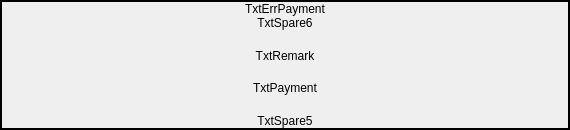
  <widget class="QFrame" name="CntSpare1">
   <property name="geometry">
    <rect>
     <x>8</x>
     <y>508</y>
     <width>570</width>
     <height>130</height>
    </rect>
   </property>
   <property name="sizePolicy">
    <sizepolicy hsizetype="Preferred" vsizetype="Preferred">
     <horstretch>0</horstretch>
     <verstretch>2</verstretch>
    </sizepolicy>
   </property>
   <property name="minimumSize">
    <size>
     <width>570</width>
     <height>130</height>
    </size>
   </property>
   <property name="styleSheet">
    <string>
QFrame{
color: rgb(99, 50, 133);
background-color: rgb(216, 203, 224);
};</string>
   </property>
   <property name="frameShape">
    <enum>QFrame::Box</enum>
   </property>
   <property name="frameShadow">
    <enum>QFrame::Plain</enum>
   </property>
   <property name="lineWidth">
    <number>2</number>
   </property>
   <layout class="QVBoxLayout" name="verticalLayout_2">
    <property name="spacing">
     <number>0</number>
    </property>
    <property name="margin">
     <number>0</number>
    </property>
    <item>
     <widget class="QLabel" name="TxtErrPayment">
      <property name="sizePolicy">
       <sizepolicy hsizetype="Preferred" vsizetype="MinimumExpanding">
        <horstretch>0</horstretch>
        <verstretch>0</verstretch>
       </sizepolicy>
      </property>
      <property name="focusPolicy">
       <enum>Qt::NoFocus</enum>
      </property>
      <property name="text">
       <string>TxtErrPayment</string>
      </property>
      <property name="alignment">
       <set>Qt::AlignCenter</set>
      </property>
     </widget>
    </item>
    <item>
     <widget class="QLabel" name="TxtSpare6">
      <property name="sizePolicy">
       <sizepolicy hsizetype="Preferred" vsizetype="MinimumExpanding">
        <horstretch>0</horstretch>
        <verstretch>0</verstretch>
       </sizepolicy>
      </property>
      <property name="focusPolicy">
       <enum>Qt::NoFocus</enum>
      </property>
      <property name="frameShape">
       <enum>QFrame::NoFrame</enum>
      </property>
      <property name="frameShadow">
       <enum>QFrame::Plain</enum>
      </property>
      <property name="text">
       <string>TxtSpare6</string>
      </property>
      <property name="alignment">
       <set>Qt::AlignCenter</set>
      </property>
     </widget>
    </item>
    <item>
     <spacer name="verticalSpacer_3">
      <property name="orientation">
       <enum>Qt::Vertical</enum>
      </property>
      <property name="sizeHint" stdset="0">
       <size>
        <width>20</width>
        <height>40</height>
       </size>
      </property>
     </spacer>
    </item>
    <item>
     <widget class="QLabel" name="TxtRemark">
      <property name="sizePolicy">
       <sizepolicy hsizetype="Preferred" vsizetype="MinimumExpanding">
        <horstretch>0</horstretch>
        <verstretch>0</verstretch>
       </sizepolicy>
      </property>
      <property name="focusPolicy">
       <enum>Qt::NoFocus</enum>
      </property>
      <property name="text">
       <string>TxtRemark</string>
      </property>
      <property name="alignment">
       <set>Qt::AlignCenter</set>
      </property>
      <property name="wordWrap">
       <bool>true</bool>
      </property>
     </widget>
    </item>
    <item>
     <spacer name="verticalSpacer_2">
      <property name="orientation">
       <enum>Qt::Vertical</enum>
      </property>
      <property name="sizeHint" stdset="0">
       <size>
        <width>20</width>
        <height>40</height>
       </size>
      </property>
     </spacer>
    </item>
    <item>
     <widget class="QLabel" name="TxtPayment">
      <property name="focusPolicy">
       <enum>Qt::NoFocus</enum>
      </property>
      <property name="styleSheet">
       <string>background:transparent;</string>
      </property>
      <property name="text">
       <string>TxtPayment</string>
      </property>
      <property name="alignment">
       <set>Qt::AlignCenter</set>
      </property>
     </widget>
    </item>
    <item>
     <spacer name="verticalSpacer">
      <property name="orientation">
       <enum>Qt::Vertical</enum>
      </property>
      <property name="sizeHint" stdset="0">
       <size>
        <width>20</width>
        <height>40</height>
       </size>
      </property>
     </spacer>
    </item>
    <item>
     <widget class="QLabel" name="TxtSpare5">
      <property name="sizePolicy">
       <sizepolicy hsizetype="Preferred" vsizetype="MinimumExpanding">
        <horstretch>0</horstretch>
        <verstretch>0</verstretch>
       </sizepolicy>
      </property>
      <property name="focusPolicy">
       <enum>Qt::NoFocus</enum>
      </property>
      <property name="frameShape">
       <enum>QFrame::NoFrame</enum>
      </property>
      <property name="frameShadow">
       <enum>QFrame::Plain</enum>
      </property>
      <property name="text">
       <string>TxtSpare5</string>
      </property>
      <property name="alignment">
       <set>Qt::AlignCenter</set>
      </property>
     </widget>
    </item>
   </layout>
  </widget>
